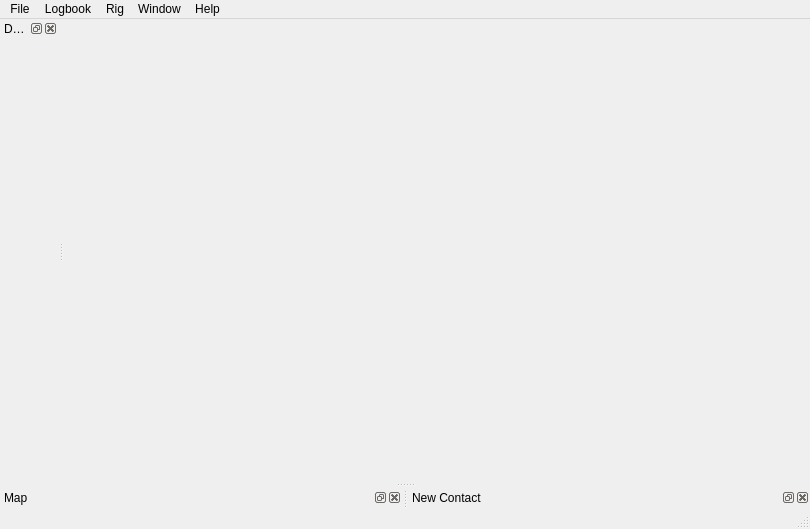
<?xml version="1.0" encoding="UTF-8"?>
<ui version="4.0">
 <class>MainWindow</class>
 <widget class="QMainWindow" name="MainWindow">
  <property name="geometry">
   <rect>
    <x>0</x>
    <y>0</y>
    <width>810</width>
    <height>529</height>
   </rect>
  </property>
  <property name="windowTitle">
   <string>OpenShack</string>
  </property>
  <widget class="QWidget" name="centralWidget">
   <layout class="QGridLayout" name="gridLayout_3">
    <item row="0" column="0">
     <widget class="LogbookWidget" name="logbookWidget" native="true"/>
    </item>
   </layout>
  </widget>
  <widget class="QMenuBar" name="menuBar">
   <property name="geometry">
    <rect>
     <x>0</x>
     <y>0</y>
     <width>810</width>
     <height>21</height>
    </rect>
   </property>
   <widget class="QMenu" name="menuFile">
    <property name="title">
     <string>File</string>
    </property>
    <addaction name="actionSettings"/>
    <addaction name="separator"/>
    <addaction name="actionQuit"/>
   </widget>
   <widget class="QMenu" name="menuLogbook">
    <property name="title">
     <string>Logbook</string>
    </property>
    <addaction name="actionNewContact"/>
    <addaction name="actionSaveContact"/>
    <addaction name="separator"/>
    <addaction name="actionImport"/>
    <addaction name="actionExport"/>
   </widget>
   <widget class="QMenu" name="menuRig">
    <property name="title">
     <string>Rig</string>
    </property>
    <addaction name="actionConnect"/>
   </widget>
   <widget class="QMenu" name="menuHelp">
    <property name="title">
     <string>Help</string>
    </property>
    <addaction name="actionAbout"/>
   </widget>
   <widget class="QMenu" name="menuWindow">
    <property name="title">
     <string>Window</string>
    </property>
    <addaction name="actionDXClusterWindow"/>
    <addaction name="actionMapWindow"/>
    <addaction name="actionNewContactWindow"/>
   </widget>
   <addaction name="menuFile"/>
   <addaction name="menuLogbook"/>
   <addaction name="menuRig"/>
   <addaction name="menuWindow"/>
   <addaction name="menuHelp"/>
  </widget>
  <widget class="QStatusBar" name="statusBar"/>
  <widget class="QDockWidget" name="dxDockWidget">
   <property name="features">
    <set>QDockWidget::AllDockWidgetFeatures</set>
   </property>
   <property name="windowTitle">
    <string>DX Cluster</string>
   </property>
   <attribute name="dockWidgetArea">
    <number>1</number>
   </attribute>
   <widget class="QWidget" name="dockWidgetContents_3">
    <layout class="QGridLayout" name="gridLayout_2">
     <item row="0" column="0">
      <widget class="DxWidget" name="dxWidget" native="true"/>
     </item>
    </layout>
   </widget>
  </widget>
  <widget class="QDockWidget" name="mapDockWidget">
   <property name="windowTitle">
    <string>Map</string>
   </property>
   <attribute name="dockWidgetArea">
    <number>8</number>
   </attribute>
   <widget class="QWidget" name="dockWidgetContents_4">
    <layout class="QGridLayout" name="gridLayout_5">
     <property name="leftMargin">
      <number>0</number>
     </property>
     <property name="topMargin">
      <number>0</number>
     </property>
     <property name="rightMargin">
      <number>0</number>
     </property>
     <property name="bottomMargin">
      <number>0</number>
     </property>
     <item row="0" column="0">
      <widget class="MapWidget" name="mapWidget" native="true"/>
     </item>
    </layout>
   </widget>
  </widget>
  <widget class="QDockWidget" name="newContactDockWidget">
   <property name="windowTitle">
    <string>New Contact</string>
   </property>
   <attribute name="dockWidgetArea">
    <number>8</number>
   </attribute>
   <widget class="QWidget" name="dockWidgetContents_5">
    <layout class="QGridLayout" name="gridLayout_4">
     <property name="leftMargin">
      <number>0</number>
     </property>
     <property name="topMargin">
      <number>0</number>
     </property>
     <property name="rightMargin">
      <number>0</number>
     </property>
     <property name="bottomMargin">
      <number>0</number>
     </property>
     <item row="0" column="0">
      <widget class="NewContactWidget" name="newContactWidget" native="true">
       <property name="sizePolicy">
        <sizepolicy hsizetype="Preferred" vsizetype="Maximum">
         <horstretch>0</horstretch>
         <verstretch>0</verstretch>
        </sizepolicy>
       </property>
       <property name="minimumSize">
        <size>
         <width>0</width>
         <height>0</height>
        </size>
       </property>
      </widget>
     </item>
    </layout>
   </widget>
  </widget>
  <action name="actionQuit">
   <property name="icon">
    <iconset theme="application-exit">
     <normaloff/>
    </iconset>
   </property>
   <property name="text">
    <string>&amp;Quit</string>
   </property>
   <property name="shortcut">
    <string>Ctrl+Q</string>
   </property>
  </action>
  <action name="actionSettings">
   <property name="icon">
    <iconset theme="preferences-desktop">
     <normaloff/>
    </iconset>
   </property>
   <property name="text">
    <string>Settings</string>
   </property>
   <property name="menuRole">
    <enum>QAction::QuitRole</enum>
   </property>
  </action>
  <action name="actionNewContact">
   <property name="icon">
    <iconset theme="document-new">
     <normaloff/>
    </iconset>
   </property>
   <property name="text">
    <string>New Contact</string>
   </property>
   <property name="shortcut">
    <string>Ctrl+N</string>
   </property>
  </action>
  <action name="actionImport">
   <property name="icon">
    <iconset theme="document-open">
     <normaloff/>
    </iconset>
   </property>
   <property name="text">
    <string>Import</string>
   </property>
  </action>
  <action name="actionExport">
   <property name="icon">
    <iconset theme="document-save">
     <normaloff/>
    </iconset>
   </property>
   <property name="text">
    <string>Export</string>
   </property>
  </action>
  <action name="actionConnect">
   <property name="icon">
    <iconset theme="network-wired">
     <normaloff/>
    </iconset>
   </property>
   <property name="text">
    <string>Connect</string>
   </property>
  </action>
  <action name="actionAbout">
   <property name="icon">
    <iconset theme="help-about">
     <normaloff/>
    </iconset>
   </property>
   <property name="text">
    <string>About</string>
   </property>
  </action>
  <action name="actionSaveContact">
   <property name="icon">
    <iconset theme="document-save">
     <normaloff/>
    </iconset>
   </property>
   <property name="text">
    <string>Save Contact</string>
   </property>
   <property name="shortcut">
    <string>Ctrl+S</string>
   </property>
  </action>
  <action name="actionDXClusterWindow">
   <property name="text">
    <string>DX Cluster</string>
   </property>
  </action>
  <action name="actionMapWindow">
   <property name="text">
    <string>Map</string>
   </property>
  </action>
  <action name="actionNewContactWindow">
   <property name="text">
    <string>New Contact</string>
   </property>
  </action>
 </widget>
 <layoutdefault spacing="6" margin="11"/>
 <customwidgets>
  <customwidget>
   <class>NewContactWidget</class>
   <extends>QWidget</extends>
   <header>widget/newcontactwidget.h</header>
   <container>1</container>
   <slots>
    <signal>contactAdded()</signal>
    <signal>newTarget(double,double)</signal>
    <slot>resetContact()</slot>
    <slot>saveContact()</slot>
    <slot>tuneDx(QString,double)</slot>
    <slot>reloadSettings()</slot>
   </slots>
  </customwidget>
  <customwidget>
   <class>LogbookWidget</class>
   <extends>QWidget</extends>
   <header>widget/logbookwidget.h</header>
   <container>1</container>
   <slots>
    <slot>updateTable()</slot>
   </slots>
  </customwidget>
  <customwidget>
   <class>DxWidget</class>
   <extends>QWidget</extends>
   <header>widget/dxwidget.h</header>
   <container>1</container>
   <slots>
    <signal>tuneDx(QString,double)</signal>
   </slots>
  </customwidget>
  <customwidget>
   <class>MapWidget</class>
   <extends>QWidget</extends>
   <header>widget/mapwidget.h</header>
   <container>1</container>
   <slots>
    <slot>setTarget(double,double)</slot>
   </slots>
  </customwidget>
 </customwidgets>
 <resources/>
 <connections>
  <connection>
   <sender>actionQuit</sender>
   <signal>triggered()</signal>
   <receiver>MainWindow</receiver>
   <slot>close()</slot>
   <hints>
    <hint type="sourcelabel">
     <x>-1</x>
     <y>-1</y>
    </hint>
    <hint type="destinationlabel">
     <x>284</x>
     <y>195</y>
    </hint>
   </hints>
  </connection>
  <connection>
   <sender>actionSettings</sender>
   <signal>triggered()</signal>
   <receiver>MainWindow</receiver>
   <slot>showSettings()</slot>
   <hints>
    <hint type="sourcelabel">
     <x>-1</x>
     <y>-1</y>
    </hint>
    <hint type="destinationlabel">
     <x>317</x>
     <y>231</y>
    </hint>
   </hints>
  </connection>
  <connection>
   <sender>actionExport</sender>
   <signal>triggered()</signal>
   <receiver>MainWindow</receiver>
   <slot>exportLog()</slot>
   <hints>
    <hint type="sourcelabel">
     <x>-1</x>
     <y>-1</y>
    </hint>
    <hint type="destinationlabel">
     <x>399</x>
     <y>325</y>
    </hint>
   </hints>
  </connection>
  <connection>
   <sender>actionImport</sender>
   <signal>triggered()</signal>
   <receiver>MainWindow</receiver>
   <slot>importLog()</slot>
   <hints>
    <hint type="sourcelabel">
     <x>-1</x>
     <y>-1</y>
    </hint>
    <hint type="destinationlabel">
     <x>399</x>
     <y>325</y>
    </hint>
   </hints>
  </connection>
  <connection>
   <sender>newContactWidget</sender>
   <signal>contactAdded()</signal>
   <receiver>logbookWidget</receiver>
   <slot>updateTable()</slot>
   <hints>
    <hint type="sourcelabel">
     <x>408</x>
     <y>622</y>
    </hint>
    <hint type="destinationlabel">
     <x>399</x>
     <y>195</y>
    </hint>
   </hints>
  </connection>
  <connection>
   <sender>newContactWidget</sender>
   <signal>newTarget(double,double)</signal>
   <receiver>mapWidget</receiver>
   <slot>setTarget(double,double)</slot>
   <hints>
    <hint type="sourcelabel">
     <x>408</x>
     <y>622</y>
    </hint>
    <hint type="destinationlabel">
     <x>398</x>
     <y>228</y>
    </hint>
   </hints>
  </connection>
  <connection>
   <sender>actionNewContact</sender>
   <signal>triggered()</signal>
   <receiver>newContactWidget</receiver>
   <slot>resetContact()</slot>
   <hints>
    <hint type="sourcelabel">
     <x>-1</x>
     <y>-1</y>
    </hint>
    <hint type="destinationlabel">
     <x>408</x>
     <y>622</y>
    </hint>
   </hints>
  </connection>
  <connection>
   <sender>actionSaveContact</sender>
   <signal>triggered()</signal>
   <receiver>newContactWidget</receiver>
   <slot>saveContact()</slot>
   <hints>
    <hint type="sourcelabel">
     <x>-1</x>
     <y>-1</y>
    </hint>
    <hint type="destinationlabel">
     <x>408</x>
     <y>622</y>
    </hint>
   </hints>
  </connection>
  <connection>
   <sender>dxWidget</sender>
   <signal>tuneDx(QString,double)</signal>
   <receiver>newContactWidget</receiver>
   <slot>tuneDx(QString,double)</slot>
   <hints>
    <hint type="sourcelabel">
     <x>398</x>
     <y>228</y>
    </hint>
    <hint type="destinationlabel">
     <x>408</x>
     <y>622</y>
    </hint>
   </hints>
  </connection>
  <connection>
   <sender>actionMapWindow</sender>
   <signal>triggered()</signal>
   <receiver>mapDockWidget</receiver>
   <slot>show()</slot>
   <hints>
    <hint type="sourcelabel">
     <x>-1</x>
     <y>-1</y>
    </hint>
    <hint type="destinationlabel">
     <x>657</x>
     <y>150</y>
    </hint>
   </hints>
  </connection>
  <connection>
   <sender>actionNewContactWindow</sender>
   <signal>triggered()</signal>
   <receiver>newContactDockWidget</receiver>
   <slot>show()</slot>
   <hints>
    <hint type="sourcelabel">
     <x>-1</x>
     <y>-1</y>
    </hint>
    <hint type="destinationlabel">
     <x>404</x>
     <y>438</y>
    </hint>
   </hints>
  </connection>
  <connection>
   <sender>actionDXClusterWindow</sender>
   <signal>triggered()</signal>
   <receiver>dxDockWidget</receiver>
   <slot>show()</slot>
   <hints>
    <hint type="sourcelabel">
     <x>-1</x>
     <y>-1</y>
    </hint>
    <hint type="destinationlabel">
     <x>124</x>
     <y>150</y>
    </hint>
   </hints>
  </connection>
  <connection>
   <sender>actionAbout</sender>
   <signal>triggered()</signal>
   <receiver>MainWindow</receiver>
   <slot>showAbout()</slot>
   <hints>
    <hint type="sourcelabel">
     <x>-1</x>
     <y>-1</y>
    </hint>
    <hint type="destinationlabel">
     <x>404</x>
     <y>264</y>
    </hint>
   </hints>
  </connection>
  <connection>
   <sender>MainWindow</sender>
   <signal>settingsChanged()</signal>
   <receiver>newContactWidget</receiver>
   <slot>reloadSettings()</slot>
   <hints>
    <hint type="sourcelabel">
     <x>404</x>
     <y>264</y>
    </hint>
    <hint type="destinationlabel">
     <x>607</x>
     <y>500</y>
    </hint>
   </hints>
  </connection>
 </connections>
 <slots>
  <signal>settingsChanged()</signal>
  <slot>saveContact()</slot>
  <slot>resetContact()</slot>
  <slot>showSettings()</slot>
  <slot>importLog()</slot>
  <slot>exportLog()</slot>
  <slot>showAbout()</slot>
 </slots>
</ui>
